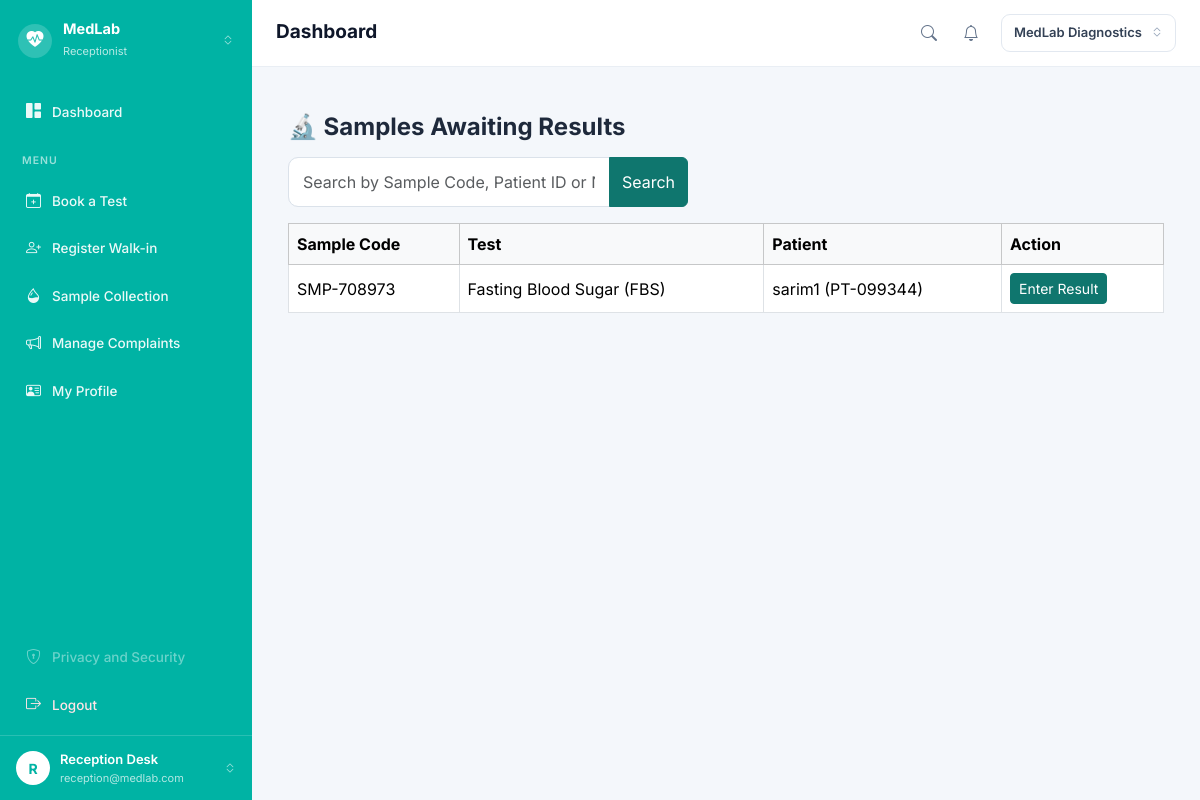
Screenshot of /medlab/samples/collected (signed in) with the database file from the repository.
### app/models/role.py (models this page shows, shortened)
class Role(db.Model):
    __tablename__ = "roles"
    id = db.Column(db.Integer, primary_key=True)
    name = db.Column(
        db.String(50),
        unique=True,
        nullable=False
    )
    users = db.relationship(
        "User",
        back_populates="role"
    )

### app/models/user.py (models this page shows, shortened)
class User(UserMixin, db.Model):
    __tablename__ = "users"
    id = db.Column(
        db.Integer,
        primary_key=True
    )
    name = db.Column(
        db.String(100),
        nullable=False
    )
    email = db.Column(
        db.String(120),
        unique=True,
        nullable=False,
        index=True
    )
    password_hash = db.Column(
        db.String(255),
        nullable=False
    )
    role_id = db.Column(
        db.Integer,
        db.ForeignKey("roles.id"),
        nullable=False
    )
    is_active = db.Column(
        db.Boolean,
        default=True,
        nullable=False
    )
    created_at = db.Column(
        db.DateTime,
        default=lambda: datetime.now(timezone.utc),
        nullable=False
    )
    role = db.relationship(
        "Role",
        back_populates="users"
    )

### app/models/sample.py (models this page shows, shortened)
class Sample(db.Model):
    __tablename__ = "samples"
    id = db.Column(db.Integer, primary_key=True)
    booking_item_id = db.Column(
        db.Integer,
        db.ForeignKey("booking_items.id"),
        nullable=False
    )
    sample_code = db.Column(
        db.String(30),
        unique=True,
        nullable=False
    )
    collected_by = db.Column(
        db.Integer,
        db.ForeignKey("staff.id"),
        nullable=True
    )
    collected_at = db.Column(db.DateTime, nullable=True)
    status = db.Column(
        db.String(30),
        default="Pending Collection",
        nullable=False
    )   # Pending Collection, Collected, Received in Lab, Processing, Completed, Rejected
    created_at = db.Column(
        db.DateTime,
        default=lambda: datetime.now(timezone.utc),
        nullable=False
    )
    booking_item = db.relationship(
    "BookingItem",
    backref=db.backref("sample", uselist=False))
    collector = db.relationship("Staff")

### app/models/test.py (models this page shows, shortened)
class Test(db.Model):
    __tablename__ = "tests"
    id = db.Column(db.Integer, primary_key=True)
    category_id = db.Column(
        db.Integer,
        db.ForeignKey("test_categories.id"),
        nullable=False
    )
    name = db.Column(db.String(150), nullable=False)
    code = db.Column(db.String(20), unique=True, nullable=False)
    price = db.Column(db.Float, nullable=False)
    sample_type = db.Column(db.String(50), nullable=True)
    turnaround_hours = db.Column(db.Integer, nullable=True)
    category = db.relationship("TestCategory", back_populates="tests")

### app/models/patient.py (models this page shows, shortened)
class Patient(db.Model):
    __tablename__ = "patients"
    id = db.Column(db.Integer, primary_key=True)
    patient_code = db.Column(
        db.String(20),
        unique=True,
        nullable=False
    )
    user_id = db.Column(
        db.Integer,
        db.ForeignKey("users.id"),
        nullable=True
    )
    full_name = db.Column(db.String(100), nullable=False)
    dob = db.Column(db.Date, nullable=True)
    gender = db.Column(db.String(10), nullable=True)
    phone = db.Column(db.String(20), nullable=True)
    address = db.Column(db.String(255), nullable=True)
    user = db.relationship("User", backref="patient_profile")

### app/medlab/routes.py (the view, shortened to what this page needs)
@medlab.route("/samples/collected")
@login_required
def collected_samples():
    search = request.args.get("search", "").strip()
    query = Sample.query.filter_by(status="Collected")
    samples = query.all()
    return render_template(
        "medlab/collected_samples.html",
        samples=samples,
        search=search
    )

### app/auth/routes.py (called while the page is built)
@login_manager.user_loader
def load_user(user_id):
    return db.session.get(
        User,
        int(user_id)
    )

### app/templates/medlab/collected_samples.html
{% extends "base.html" %}
{% block content %}
<div class="container mt-4">
    <h4 class="fw-bold mb-3">🔬 Samples Awaiting Results</h4>
    <form method="GET" class="mb-3">
        <div class="input-group" style="max-width: 400px;">
            <input type="text" name="search" class="form-control"
                   placeholder="Search by Sample Code, Patient ID or Name..."
                   value="{{ search }}">
            <button class="btn btn-primary" type="submit">Search</button>
        </div>
    </form>
    <table class="table table-bordered align-middle">
        <thead class="table-light">
            <tr>
                <th>Sample Code</th>
                <th>Test</th>
                <th>Patient</th>
                <th>Action</th>
            </tr>
        </thead>
        <tbody>
            {% for s in samples %}
            <tr>
                <td>{{ s.sample_code }}</td>
                <td>{{ s.booking_item.test.name }}</td>
                <td>{{ s.booking_item.booking.patient.full_name }} ({{ s.booking_item.booking.patient.patient_code }})</td>
                <td>
                    <a href="{{ url_for('medlab.enter_result', sample_id=s.id) }}" class="btn btn-sm btn-primary">
                        Enter Result
                    </a>
                </td>
            </tr>
            {% else %}
            <tr>
                <td colspan="4" class="text-center text-muted">No samples pending 🎉</td>
            </tr>
            {% endfor %}
        </tbody>
    </table>
</div>
{% endblock %}

### app/templates/base.html (shortened to what this page needs)
<!DOCTYPE html>
<html lang="en">
<head>
    <link href="https://cdn.jsdelivr.net/npm/bootstrap@5.3.3/dist/css/bootstrap.min.css" rel="stylesheet">
    <link rel="stylesheet" href="https://cdn.jsdelivr.net/npm/bootstrap-icons@1.11.3/font/bootstrap-icons.min.css">
</head>
<body>
    {% if current_user.is_authenticated %}
    <div class="shell">
        <aside class="side">
            <div class="side-brand">
                <span class="brand-dot"><i class="bi bi-heart-pulse-fill"></i></span>
                <span class="brand-txt">
                    <b>MedLab</b>
                    <small>{{ current_user.role.name }}</small>
                </span>
                <i class="bi bi-chevron-expand" style="opacity:.6;font-size:12px;"></i>
            </div>
            <nav class="side-nav">
                <a href="{{ url_for('auth.dashboard') }}"
                    class="nav-item {% if request.endpoint == 'auth.dashboard' %}active{% endif %}">
                    <i class="bi bi-grid-1x2-fill"></i> Dashboard
                </a>
                <div class="side-label">Menu</div>
                {% if current_user.role.name in ["Patient", "Receptionist", "Administrator"] %}
                <a href="{{ url_for('medlab.book_test') }}"
                    class="nav-item {% if request.endpoint == 'medlab.book_test' %}active{% endif %}">
                    <i class="bi bi-calendar-plus"></i> Book a Test
                </a>
                {% endif %}
                {% if current_user.role.name == "Receptionist" %}
                <a href="{{ url_for('medlab.register_walkin_patient') }}"
                    class="nav-item {% if request.endpoint == 'medlab.register_walkin_patient' %}active{% endif %}">
                    <i class="bi bi-person-plus"></i> Register Walk-in
                </a>
                <a href="{{ url_for('medlab.pending_samples') }}"
                    class="nav-item {% if request.endpoint in ['medlab.pending_samples', 'medlab.collect_sample'] %}active{% endif %}">
                    <i class="bi bi-droplet-half"></i> Sample Collection
                </a>
                <a href="{{ url_for('medlab.manage_complaints') }}" class="nav-item">
                    <i class="bi bi-megaphone"></i> Manage Complaints
                </a>
                {% endif %}
                <a href="{{ url_for('auth.profile') }}"
                    class="nav-item {% if request.endpoint == 'auth.profile' %}active{% endif %}">
                    <i class="bi bi-person-vcard"></i> My Profile
                </a>
                <div style="flex:1"></div>
                <a href="#" class="nav-item off"><i class="bi bi-shield-lock"></i> Privacy and Security</a>
                <a href="{{ url_for('auth.logout') }}" class="nav-item" style="color:#ffe4e6;">
                    <i class="bi bi-box-arrow-right"></i> Logout
                </a>
            </nav>
            <a href="{{ url_for('auth.profile') }}" class="side-user">
                <span class="avatar">{{ (current_user.name or "?")[0] | upper }}</span>
                <span class="u-txt">
                    <b>{{ current_user.name }}</b>
                    <small>{{ current_user.email }}</small>
                </span>
                <i class="bi bi-chevron-expand" style="opacity:.6;font-size:12px;"></i>
            </a>
        </aside>
        <div class="main">
            <header class="topbar">
                <div style="display:flex;align-items:center;gap:10px;">
                    <h1 class="page-title">{% block page_title %}Dashboard{% endblock %}</h1>
                </div>
                <div class="top-right">
                    {% if current_user.role.name in ["Patient", "Receptionist", "Administrator"] %}
                    <a href="{{ url_for('medlab.book_test') }}" class="ico-btn" title="Search tests">
                        <i class="bi bi-search"></i>
                    </a>
                    {% endif %}
                    <a href="{{ url_for('auth.dashboard') }}" class="ico-btn" title="Notifications">
                        <i class="bi bi-bell"></i>
                    </a>
                    <span class="lab-pill">MedLab Diagnostics <i class="bi bi-chevron-expand"></i></span>
                </div>
            </header>
            <div class="page">
                {% block content %}{% endblock %}
            </div>
        </div>
    </div>
    {% endif %}
</body>
</html>

### app/templates/base.html (style rules this page uses)
:root { --teal: #00b3a4; --orange: #f5a623; --page: #f4f7fb; }
* { font-family: 'Inter', sans-serif; }
body { margin: 0; background: var(--page); color: #1e293b; }
a { text-decoration: none; }
.shell { display: flex; min-height: 100vh; }
.side { width: 252px; flex-shrink: 0; background: var(--teal); display: flex; flex-direction: column; color: #fff; position: sticky; top: 0; height: 100vh; }
.side-brand { display: flex; align-items: center; gap: 11px; padding: 20px 18px; }
.brand-dot { width: 34px; height: 34px; border-radius: 50%; background: rgba(255, 255, 255, .18); display: flex; align-items: center; justify-content: center; font-size: 17px; }
.brand-txt { flex: 1; min-width: 0; }
.brand-txt b { display: block; font-size: 14.5px; font-weight: 700; line-height: 1.2; }
.brand-txt small { font-size: 11px; color: rgba(255, 255, 255, .72); }
.side-nav { padding: 8px 12px; display: flex; flex-direction: column; gap: 3px; flex: 1; }
.side-label { font-size: 10.5px; letter-spacing: 1px; text-transform: uppercase; color: rgba(255, 255, 255, .6); padding: 16px 10px 7px; font-weight: 600; }
.nav-item { display: flex; align-items: center; gap: 11px; padding: 11px 14px; border-radius: 9px; color: rgba(255, 255, 255, .92); font-size: 13.5px; font-weight: 500; }
.nav-item i { font-size: 15px; }
.nav-item.off { opacity: .45; pointer-events: none; }
.side-user { display: flex; align-items: center; gap: 10px; padding: 14px 16px; border-top: 1px solid rgba(255, 255, 255, .16); color: #fff; }
.avatar { width: 34px; height: 34px; border-radius: 50%; background: #fff; color: var(--teal); display: flex; align-items: center; justify-content: center; font-weight: 700; font-size: 14px; flex-shrink: 0; }
.side-user .u-txt { flex: 1; min-width: 0; }
.side-user .u-txt b { display: block; font-size: 13px; font-weight: 600; }
.side-user .u-txt small { display: block; font-size: 11px; color: rgba(255, 255, 255, .7); white-space: nowrap; overflow: hidden; text-overflow: ellipsis; }
.main { flex: 1; min-width: 0; display: flex; flex-direction: column; }
.topbar { background: #fff; display: flex; align-items: center; justify-content: space-between; gap: 14px; padding: 14px 24px; border-bottom: 1px solid #e9eef4; }
.page-title { font-size: 19px; font-weight: 700; color: #0f172a; margin: 0; }
.top-right { display: flex; align-items: center; gap: 6px; }
.ico-btn { width: 36px; height: 36px; border-radius: 9px; border: none; background: transparent; color: #64748b; font-size: 16px; position: relative; display: flex; align-items: center; justify-content: center; }
.lab-pill { display: flex; align-items: center; gap: 9px; border: 1px solid #e2e8f0; border-radius: 9px; padding: 8px 12px; font-size: 13px; font-weight: 600; color: #334155; margin-left: 6px; }
.lab-pill i { color: #94a3b8; font-size: 12px; }
.page { padding: 22px 24px 40px; }
.btn-primary { background: #0f766e; border-color: #0f766e; }
.form-control { border: 1px solid #dbe2ea; border-radius: 10px; padding: 12px 14px; }

### rows the page displays
Role: role.name "Receptionist"
User: name "R", name "Reception Desk", email "reception@medlab.com"
Sample: sample_code "SMP-708973", booking_item.test.name "Fasting Blood Sugar (FBS)", booking_item.booking.patient.full_name "sarim1", booking_item.booking.patient.patient_code "PT-099344"
